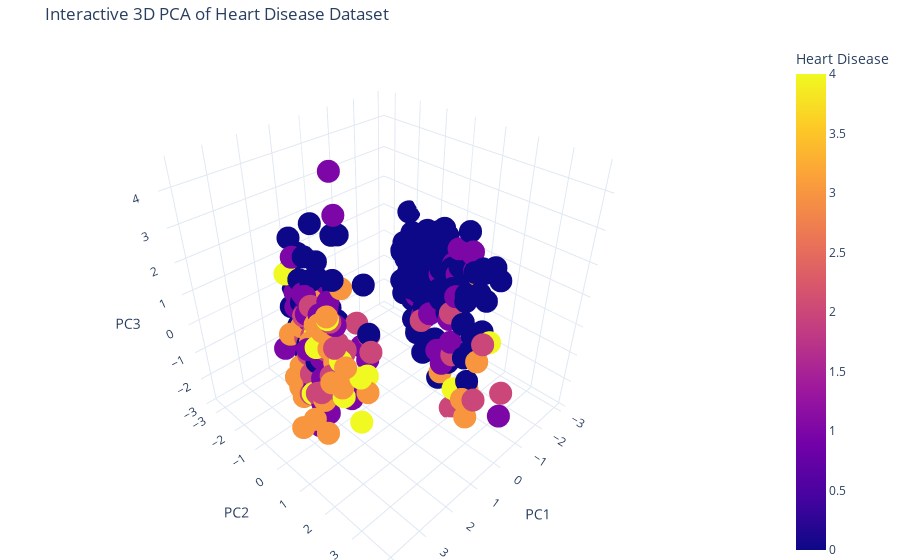

The notebook cell saved with this chart:
### Markdown cell above
3 components Visualization (interactive)

### Code cell
import pandas as pd
from sklearn.decomposition import PCA


pca_3d = PCA(n_components=3)


X_pca_3d = pca_3d.fit_transform(X)


df_pca_3d = pd.DataFrame(
    data=X_pca_3d, 
    columns=['PC1', 'PC2', 'PC3']
)


df_pca_3d['target'] = y.reset_index(drop=True)


import plotly.express as px


fig = px.scatter_3d(
    data_frame=df_pca_3d,
    x='PC1',
    y='PC2',
    z='PC3',
    color='target',  
    title='Interactive 3D PCA of Heart Disease Dataset',
    labels={'target': 'Heart Disease'}, 
    template='plotly_white' 
)


fig.update_layout(
    margin=dict(l=0, r=0, b=0, t=40)
)


fig.show()

### Figure 1 — Plotly figure (JSON) as saved in the notebook; plotly's stock layout.template omitted (floating-point values rounded to 4 significant figures; data arrays with more than 128 entries replaced by an {"elided": "..."} marker saying what was removed)
{"data": [{"hovertemplate": "PC1=%{x}<br>PC2=%{y}<br>PC3=%{z}<br>Heart Disease=%{marker.color}<extra></extra>", "legendgroup": "", "marker": {"color": {"elided": "302 int values"}, "coloraxis": "coloraxis", "symbol": "circle"}, "mode": "markers", "name": "", "scene": "scene", "showlegend": false, "x": {"elided": "302 float values"}, "y": {"elided": "302 float values"}, "z": {"elided": "302 float values"}, "type": "scatter3d"}], "layout": {"scene": {"domain": {"x": [0.0, 1.0], "y": [0.0, 1.0]}, "xaxis": {"title": {"text": "PC1"}}, "yaxis": {"title": {"text": "PC2"}}, "zaxis": {"title": {"text": "PC3"}}}, "coloraxis": {"colorbar": {"title": {"text": "Heart Disease"}}, "colorscale": [[0.0, "#0d0887"], [0.1111, "#46039f"], [0.2222, "#7201a8"], [0.3333, "#9c179e"], [0.4444, "#bd3786"], [0.5556, "#d8576b"], [0.6667, "#ed7953"], [0.7778, "#fb9f3a"], [0.8889, "#fdca26"], [1.0, "#f0f921"]]}, "legend": {"tracegroupgap": 0}, "title": {"text": "Interactive 3D PCA of Heart Disease Dataset"}, "margin": {"l": 0, "r": 0, "b": 0, "t": 40}}}
